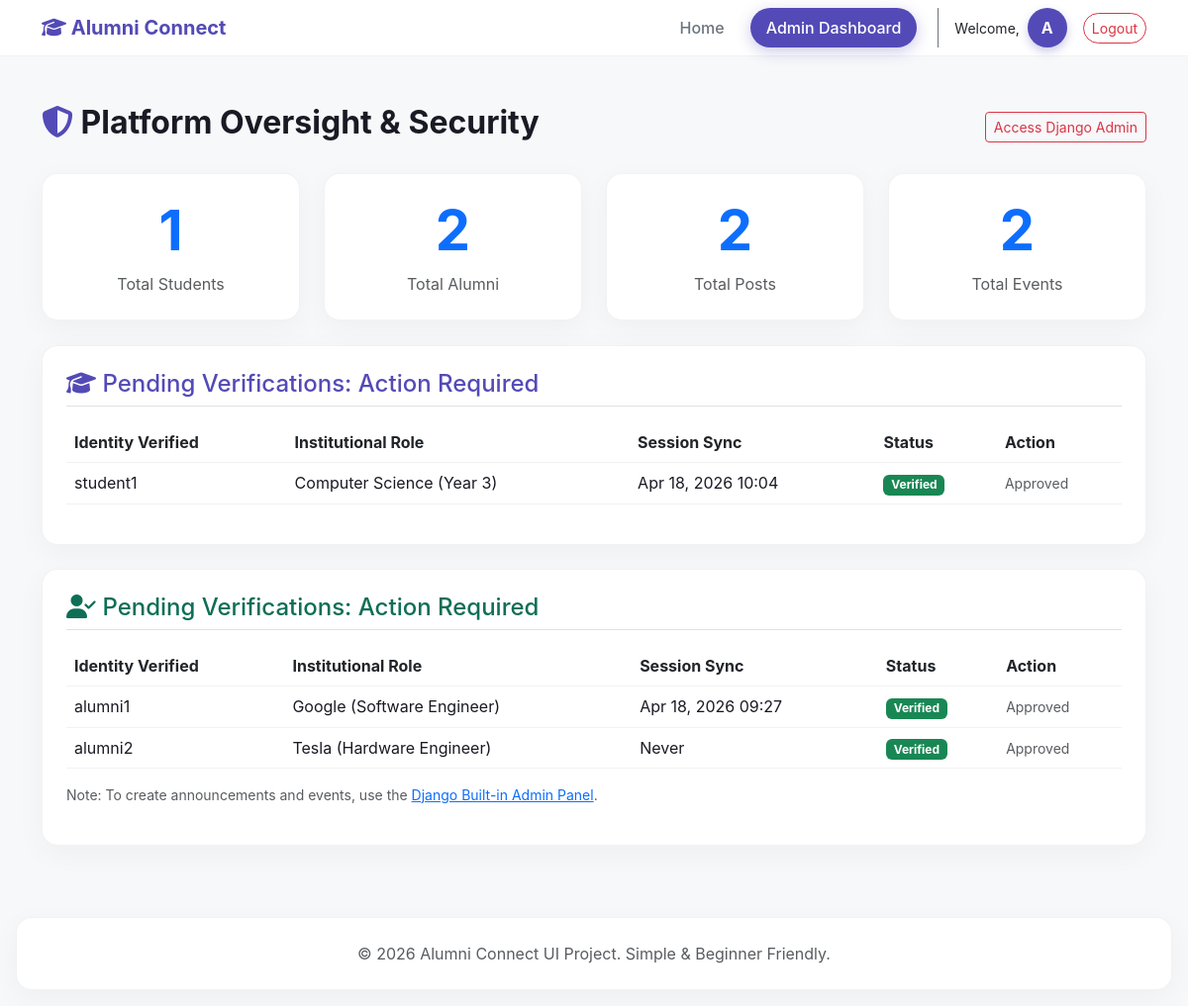
/dashboard/admin/ (signed in), run on the app's committed database.
### mainapp/models.py (models this page shows, shortened)
class User(AbstractUser):
    is_student = models.BooleanField('student status', default=False)
    is_alumni = models.BooleanField('alumni status', default=False)

class StudentProfile(models.Model):
    user = models.OneToOneField(User, on_delete=models.CASCADE, related_name='student_profile')
    profile_picture = models.ImageField(upload_to='profile_pics/', blank=True, null=True)
    resume = models.FileField(upload_to='resumes/', blank=True, null=True)
    branch = models.CharField(max_length=100)
    year = models.IntegerField(null=True, blank=True)
    interests = models.TextField(blank=True)
    is_verified = models.BooleanField(default=False)

class AlumniProfile(models.Model):
    user = models.OneToOneField(User, on_delete=models.CASCADE, related_name='alumni_profile')
    profile_picture = models.ImageField(upload_to='profile_pics/', blank=True, null=True)
    department = models.CharField(max_length=100)
    company = models.CharField(max_length=100, blank=True)
    role = models.CharField(max_length=100, blank=True)
    experience = models.TextField(blank=True)  # in years or description
    skills = models.TextField(blank=True)
    is_verified = models.BooleanField(default=False)

### mainapp/views.py (the view)
# urls.py: path('dashboard/admin/', views.admin_dashboard, name='admin_dashboard'),
@login_required
def admin_dashboard(request):
    if not request.user.is_superuser:
        return redirect('home')
    students = StudentProfile.objects.all()
    alumnis = AlumniProfile.objects.all()
    posts = Post.objects.all()
    events = Event.objects.all()
    return render(request, 'admin_dashboard.html', {
        'students': students,
        'alumnis': alumnis,
        'posts': posts,
        'events': events,
    })

### templates/admin_dashboard.html (shortened to what this page needs)
{% extends 'base.html' %}
{% block content %}
<div class="fade-in mb-4">
    <div class="d-flex justify-content-between align-items-center">
        <h2 class="fw-bold"><i class="fa-solid fa-shield-halved text-primary-brand"></i> Platform Oversight & Security</h2>
        <a href="/admin" class="btn btn-outline-danger btn-sm" target="_blank">Access Django Admin</a>
    </div>
</div>
<div class="row fade-in" style="transition-delay: 0.1s;">
    <div class="col-md-3 mb-4 text-center">
        <div class="glass-card p-4 hover-3d tilt-effect">
            <div class="hover-3d-inner">
                <h1 class="display-4 fw-bold text-primary">{{ students.count }}</h1>
                <p class="text-muted mb-0">Total Students</p>
            </div>
        </div>
    </div>
    <div class="col-md-3 mb-4 text-center">
        <div class="glass-card p-4 hover-3d tilt-effect">
            <div class="hover-3d-inner">
                <h1 class="display-4 fw-bold text-primary">{{ alumnis.count }}</h1>
                <p class="text-muted mb-0">Total Alumni</p>
            </div>
        </div>
    </div>
    <div class="col-md-3 mb-4 text-center">
        <div class="glass-card p-4 hover-3d tilt-effect">
            <div class="hover-3d-inner">
                <h1 class="display-4 fw-bold text-primary">{{ posts.count }}</h1>
                <p class="text-muted mb-0">Total Posts</p>
            </div>
        </div>
    </div>
    <div class="col-md-3 mb-4 text-center">
        <div class="glass-card p-4 hover-3d tilt-effect">
            <div class="hover-3d-inner">
                <h1 class="display-4 fw-bold text-primary">{{ events.count }}</h1>
                <p class="text-muted mb-0">Total Events</p>
            </div>
        </div>
    </div>
</div>
<div class="row fade-in" style="transition-delay: 0.2s;">
    <div class="col-12 mb-4">
        <div class="glass-card p-4">
            <h4 class="mb-3 border-bottom pb-2 text-primary-brand"><i class="fa-solid fa-graduation-cap"></i> Pending Verifications: Action Required</h4>
            <div class="table-responsive">
                <table class="table text-light table-borderless align-middle" style="color:var(--text-color) !important;">
                    <thead>
                        <tr style="border-bottom: 1px solid var(--glass-border);">
                            <th>Identity Verified</th>
                            <th>Institutional Role</th>
                            <th>Session Sync</th>
                            <th>Status</th>
                            <th>Action</th>
                        </tr>
                    </thead>
                    <tbody>
                        {% for student in students %}
                            <tr style="border-bottom: 1px solid var(--glass-border);">
                                <td style="color:var(--text-color);">{{ student.user.username }}</td>
                                <td style="color:var(--text-color);">{{ student.branch }} (Year {{ student.year }})</td>
                                <td style="color:var(--text-color);">{% if student.user.last_login %}{{ student.user.last_login|date:"M d, Y H:i" }}{% else %}Never{% endif %}</td>
                                <td>
                                    {% if student.is_verified %}
                                        <span class="badge bg-success">Verified</span>
                                    {% else %}
                                        <span class="badge bg-warning text-dark">Pending</span>
                                    {% endif %}
                                </td>
                                <td>
                                    {% if not student.is_verified %}
                                    <form action="{% url 'verify_student' student.id %}" method="post" class="d-inline">
                                        {% csrf_token %}
                                        <button class="btn btn-sm btn-outline-success">Approve</button>
                                    </form>
                                    <form action="{% url 'reject_student' student.id %}" method="post" class="d-inline ms-1" onsubmit="return confirm('Prune Database: Remove Unverified Requests?');">
                                        {% csrf_token %}
                                        <button class="btn btn-sm text-white" style="background-color: var(--coral-color);" title="Prune Database: Remove Unverified Requests">Reject</button>
                                    </form>
                                    {% else %}
                                    <span class="text-muted small">Approved</span>
                                    {% endif %}
                                </td>
                            </tr>
                        {% endfor %}
                    </tbody>
                </table>
            </div>
        </div>
    </div>
    <div class="col-12 mb-4">
        <div class="glass-card p-4">
            <h4 class="mb-3 border-bottom pb-2 text-teal"><i class="fa-solid fa-user-check"></i> Pending Verifications: Action Required</h4>
            <div class="table-responsive">
                <table class="table text-light table-borderless align-middle" style="color:var(--text-color) !important;">
                    <thead>
                        <tr style="border-bottom: 1px solid var(--glass-border);">
                            <th>Identity Verified</th>
                            <th>Institutional Role</th>
                            <th>Session Sync</th>
                            <th>Status</th>
                            <th>Action</th>
                        </tr>
                    </thead>
                    <tbody>
                        {% for alumni in alumnis %}
                            <tr style="border-bottom: 1px solid var(--glass-border);">
                                <td style="color:var(--text-color);">{{ alumni.user.username }}</td>
                                <td style="color:var(--text-color);">{{ alumni.company }} ({{ alumni.role }})</td>
                                <td style="color:var(--text-color);">{% if alumni.user.last_login %}{{ alumni.user.last_login|date:"M d, Y H:i" }}{% else %}Never{% endif %}</td>
                                <td>
                                    {% if alumni.is_verified %}
                                        <span class="badge bg-success">Verified</span>
                                    {% else %}
                                        <span class="badge bg-warning text-dark">Pending</span>
                                    {% endif %}
                                </td>
                                <td>
                                    {% if not alumni.is_verified %}
                                    <form action="{% url 'verify_alumni' alumni.id %}" method="post" class="d-inline">
                                        {% csrf_token %}
                                        <button class="btn btn-sm btn-outline-success">Approve</button>
                                    </form>
                                    <form action="{% url 'reject_alumni' alumni.id %}" method="post" class="d-inline ms-1" onsubmit="return confirm('Prune Database: Remove Unverified Requests?');">
                                        {% csrf_token %}
                                        <button class="btn btn-sm text-white" style="background-color: var(--coral-color);" title="Prune Database: Remove Unverified Requests">Reject</button>
                                    </form>
                                    {% else %}
                                    <span class="text-muted small">Approved</span>
                                    {% endif %}
                                </td>
                            </tr>
                        {% endfor %}
                    </tbody>
                </table>
                <p class="text-muted small mt-2">Note: To create announcements and events, use the <a href="/admin" class="text-primary">Django Built-in Admin Panel</a>.</p>
            </div>
        </div>
    </div>
</div>
{% endblock %}

### templates/base.html (shortened to what this page needs)
{% load static %}
<!DOCTYPE html>
<html lang="en">
<head>
    <link href="https://cdn.jsdelivr.net/npm/bootstrap@5.3.0/dist/css/bootstrap.min.css" rel="stylesheet">
    <link rel="stylesheet" href="https://cdnjs.cloudflare.com/ajax/libs/font-awesome/6.4.0/css/all.min.css">
    <link rel="stylesheet" href="{% static 'css/style.css' %}">
</head>
<body>
    <nav class="navbar navbar-expand-lg modern-navbar sticky-top tilt-effect">
        <div class="container tilt-inner">
            <a class="navbar-brand fw-bold " href="{% url 'home' %}">
                <i class="fa-solid fa-graduation-cap text-primary-brand"></i> <span class="text-primary-brand">Alumni Connect</span>
            </a>
            <div class="collapse navbar-collapse" id="navbarNav">
                <ul class="navbar-nav ms-auto align-items-center">
                    <li class="nav-item">
                        <a class="nav-link {% if request.resolver_match.url_name == 'home' %}active-pill{% endif %}" href="{% url 'home' %}">Home</a>
                    </li>
                    {% if user.is_authenticated %}
                        {% if user.is_student %}
                        <li class="nav-item"><a class="nav-link {% if request.resolver_match.url_name == 'student_dashboard' %}active-pill{% endif %}" href="{% url 'student_dashboard' %}">Dashboard</a></li>
                        <li class="nav-item"><a class="nav-link {% if request.resolver_match.url_name == 'chat_inbox' %}active-pill{% endif %}" href="{% url 'chat_inbox' %}"><i class="fa-solid fa-envelope"></i> Inbox</a></li>
                        {% elif user.is_superuser %}
                        <li class="nav-item"><a class="nav-link {% if request.resolver_match.url_name == 'admin_dashboard' %}active-pill{% endif %}" href="{% url 'admin_dashboard' %}">Admin Dashboard</a></li>
                        {% endif %}
                        <li class="nav-item ms-3 border-start ps-3 border-secondary d-flex align-items-center gap-2">
                            <span class="text-dark small">Welcome,</span>
                            <div class="avatar-circle" title="{{ user.username }}" style="overflow: hidden;">
                                {% if user.is_student and user.student_profile.profile_picture %}
                                    <img src="{{ user.student_profile.profile_picture.url }}" alt="{{ user.username }}" style="width: 100%; height: 100%; object-fit: cover;">
                                {% elif user.is_alumni and user.alumni_profile.profile_picture %}
                                    <img src="{{ user.alumni_profile.profile_picture.url }}" alt="{{ user.username }}" style="width: 100%; height: 100%; object-fit: cover;">
                                {% else %}
                                    {{ user.username|make_list|first }}
                                {% endif %}
                            </div>
                        </li>
                        <li class="nav-item ms-3">
                            <form action="{% url 'logout' %}" method="post" class="d-inline">
                                <button type="submit" class="btn btn-sm btn-outline-danger" style="border-radius: 20px;">Logout</button>
                            </form>
                        </li>
                    {% endif %}
                </ul>
            </div>
        </div>
    </nav>
    <main class="container my-5">
        {% block content %}
        {% endblock content %}
    </main>
    <footer class="text-center py-4 mt-5 glass-card mx-3 mb-3">
        <p class="mb-0 text-muted">&copy; 2026 Alumni Connect UI Project. Simple & Beginner Friendly.</p>
    </footer>
</body>
</html>

### static/css/style.css (style rules this page uses)
:root { --shell-bg: #f7f8fa; --card-bg: #ffffff; --primary-color: #534AB7; --teal-color: #0F6E56; --coral-color: #993C1D; --text-dark: #1a1a24; --text-muted: #6c757d; --glass-border: rgba(0, 0, 0, 0.05); }
body { margin: 0; font-family: 'Inter', system-ui, -apple-system, sans-serif; background: var(--shell-bg); color: var(--text-dark); min-height: 100vh; overflow-x: hidden; }
.glass-card { background: var(--card-bg); border: 1px solid var(--glass-border); border-radius: 16px; padding: 2rem; transition: all 0.4s cubic-bezier(0.175, 0.885, 0.32, 1.275); box-shadow: 0 8px 30px rgba(0, 0, 0, 0.04); transform-style: preserve-3d; }
.btn { transition: all 0.3s ease; }
.modern-navbar { background: rgba(255, 255, 255, 0.95); backdrop-filter: blur(10px); border-bottom: 1px solid var(--glass-border); }
.modern-navbar .navbar-brand { color: var(--primary-color) !important; }
.modern-navbar .nav-link { color: var(--text-muted) !important; font-weight: 500; border-radius: 20px; margin: 0 5px; padding: 8px 16px !important; transition: all 0.3s ease; }
.modern-navbar .nav-link.active-pill { background: var(--primary-color) !important; color: white !important; box-shadow: 0 4px 15px rgba(83, 74, 183, 0.3); }
.text-teal { color: var(--teal-color) !important; }
.text-primary-brand { color: var(--primary-color) !important; }
.avatar-circle { width: 40px; height: 40px; border-radius: 50%; background: var(--primary-color); display: flex !important; align-items: center; justify-content: center; font-weight: bold; color: white !important; box-shadow: 0 4px 10px rgba(83, 74, 183, 0.3); text-transform: uppercase; text-decoration: none; }
.fade-in { animation: fadeIn 0.8s ease forwards; opacity: 0; }
.tilt-effect { will-change: transform; }
.tilt-inner { transform: translateZ(40px); }

### data on the page
User: username|make_list "A"
StudentProfile: user.username "student1", branch "Computer Science", year "3", user.last_login "Apr 18, 2026 10:04", is_verified "Verified"
AlumniProfile: user.username "alumni1", company "Google", role "Software Engineer", user.last_login "Apr 18, 2026 09:27", is_verified "Verified"
AlumniProfile: user.username "alumni2", company "Tesla", role "Hardware Engineer", shows "Never", is_verified "Verified"

### other printed values
{{ students.count }} "1"
{{ alumnis.count }} "2"
{{ posts.count }} "2"
{{ events.count }} "2"
